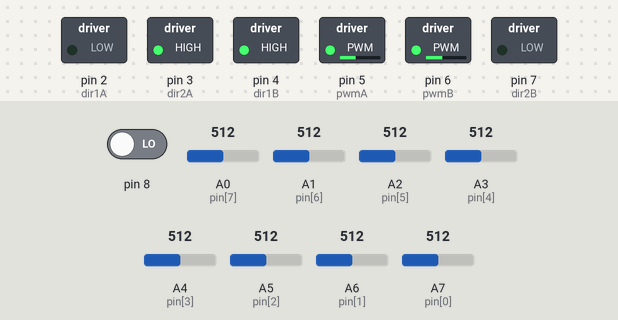
This sketch was run on a simulated Arduino Nano, built with avr-gcc and run on an emulated ATmega328P. On the bench: switched loads named in the sketch (green lamp = pin HIGH). Inputs (shaded band) come from the test bench; at power-on: A0 (pin[7]) = 512, A1 (pin[6]) = 512, A7 (pin[0]) = 512, A6 (pin[1]) = 512, A4 (pin[3]) = 512, A5 (pin[2]) = 512, pin 8 LOW, A2 (pin[5]) = 512, A3 (pin[4]) = 512.

Above: at 1.8 s.
1.9 s: A0 (pin[7]) set to 716
At 3.1 s:
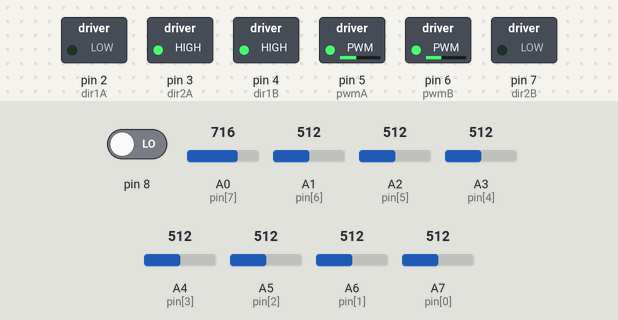
3.4 s: A1 (pin[6]) set to 716
At 4.2 s:
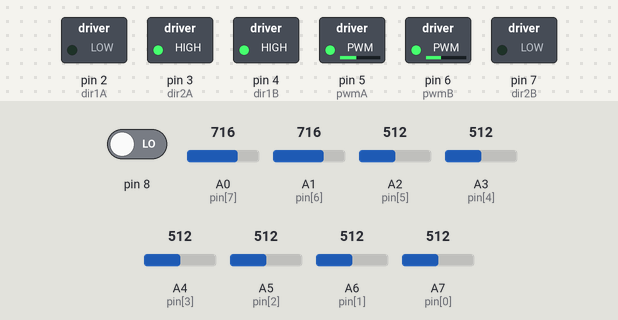
4.9 s: A7 (pin[0]) set to 716
At 5.4 s:
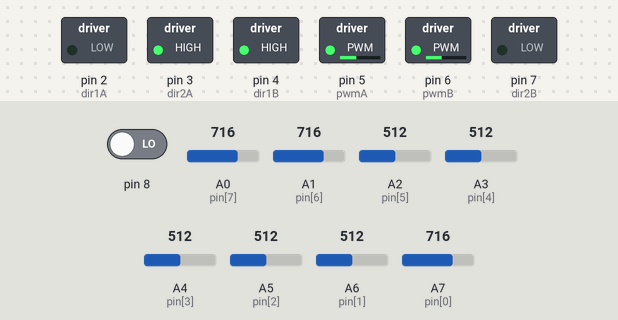
6.4 s: A6 (pin[1]) set to 80
At 7.6 s:
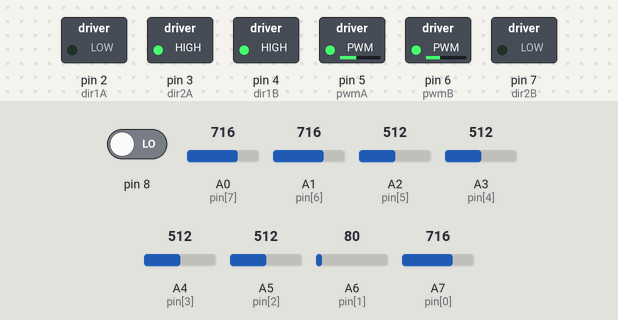
7.9 s: A4 (pin[3]) set to 716
At 8.9 s:
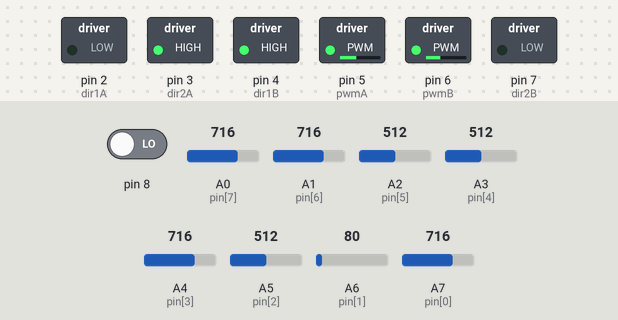
9.4 s: A5 (pin[2]) set to 306
At 10.0 s:
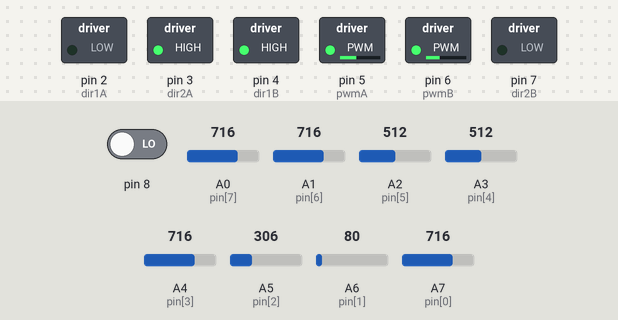
Timing chart, 0 to 11.9 s (numbered marks = the images above; inputs shaded):
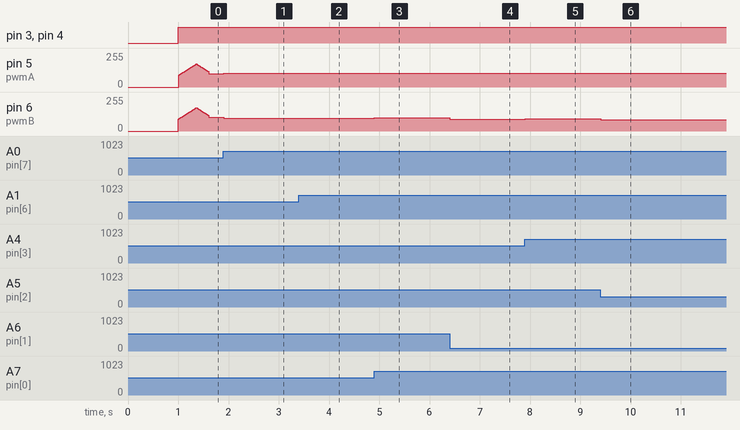

Measured:
- after the input at 1.9 s, pin 5 (pwmA): 99/255 → 102/255 at once; pin 6 (pwmB): 102/255 → 96/255 at once
- after the input at 3.4 s, pin 6 (pwmB): 96/255 → 94/255 at once
- after the input at 4.9 s, pin 6 (pwmB): 94/255 → 99/255 at once
- after the input at 6.4 s, pin 6 (pwmB): 99/255 → 89/255 at once
- after the input at 7.9 s, pin 6 (pwmB): 89/255 → 91/255 at once
- after the input at 9.4 s, pin 6 (pwmB): 91/255 → 86/255 at once
- by itself, pin 5 (pwmA): rises from 0/255 to 173/255 in 0.35 s, then falls to 99/255 in 0.25 s
- by itself, pin 6 (pwmB): rises from 0/255 to 173/255 in 0.35 s, then falls to 102/255 in 0.26 s

The sketch:

MRC_Charity2024.ino
```cpp
#include <Adafruit_MCP3008.h>
Adafruit_MCP3008 NEW;
#define L 100
#define R 101

//define pin motorA
#define dir1A 2
#define dir2A 3
#define pwmA 5

//define pin motorB
#define dir1B 4
#define dir2B 7
#define pwmB 6
#define numsensor 8
// int pin[numsensor] = {A0, A1, A2, A3, A4, A5, A6, A7};
int pin[numsensor] = {A7, A6, A5, A4, A3, A2, A1, A0};
int MAX[numsensor] = {633,	629,	622,	634,	622,	630,	635,	664};  //เอาค่า max มาลบ 100 เช่น 982-100 = 882
int MIN[numsensor] = { 140,	139,	137,	140,	141,	139,	142,	182 };
unsigned long F[numsensor];
int last_value = 0;

float leftmotor, rightmotor, position, lasterror, powermotor, error;

void setup() {
  Serial.begin(9600);
  pinMode(dir1A, OUTPUT);
  pinMode(dir2A, OUTPUT);
  pinMode(pwmA, OUTPUT);
  pinMode(dir1B, OUTPUT);
  pinMode(dir2B, OUTPUT);
  pinMode(pwmB, OUTPUT);
  // (sck, mosi, miso, cs);
  //^ begin(cl, mo, mi, ce);
  // NEW.begin(A0, A1, A2, A3);

  // view();
  // viewReadLine();
  // while (true) {
  //   Read();
  // }


  //waitSW part1
  while (digitalRead(8) == 1)
    ;

  //waitSW part2
  // while(true){
  //   if(digitalRead(8) == 1){
  //     break;
  //   }
  // }

  delay(1000);
  tfade(600,35,100,0.15);
  curve(L,300,40);
  tfade(650,35,90,0.15);
  curve(L,300,40);
  tfade(1050,35,90,0.1);
  curve(R,300,40);
  tfade(800,35,90,0.09);

  // curve(L,300,40);
  // tfade(500,45,100,0.05);
  // curve(R, 200);
  // curve(R, 200);
  // curve(L, 200);
  // curve(L, 200);


  // tfade(500,45,100,0.05);
  // curve(R, 200);
  // tfade(1050,45,100,0.05);
  // curve(L, 200);
  // tfade(1300,45,100,0.05);
  // curve(R, 350);
  // tfade(1400,45,100,0.05);
  // curve(L, 400);


//  motor(100, 100);
//  delay(1000);
  motor(0, 0);
}
  // tfade(1400); strant


void loop() {
  motor(0, 0);
  Serial.println(digitalRead(8));
}


void view() {
  while (true) {
    for (int i = 0; i < numsensor; i++) {
      Serial.print(analogRead(pin[i]));
      Serial.print(",\t");
    }
    Serial.println("");
  }
}

void motor(int speedL, int speedR) {
  speedL = (speedL * 255) / 100;
  speedR = (speedR * 255) / 100;

  //motor Left speed
  if (speedL == 0) {
    digitalWrite(dir1A, HIGH);
    digitalWrite(dir2A, HIGH);
    analogWrite(pwmA, 0);
  } else if (speedL > 0) {
    digitalWrite(dir1A, LOW);
    digitalWrite(dir2A, HIGH);
    analogWrite(pwmA, speedL);  //50 = 50
  } else {
    digitalWrite(dir1A, HIGH);
    digitalWrite(dir2A, LOW);
    analogWrite(pwmA, -speedL);  //-(-50) = 50
  }

  //motor Right speed
  if (speedR == 0) {
    digitalWrite(dir1B, HIGH);
    digitalWrite(dir2B, HIGH);
    analogWrite(pwmB, 0);
  } else if (speedR > 0) {
    digitalWrite(dir1B, HIGH);
    digitalWrite(dir2B, LOW);
    analogWrite(pwmB, speedR);  //50 = 50
  } else {
    digitalWrite(dir1B, LOW);
    digitalWrite(dir2B, HIGH);
    analogWrite(pwmB, -speedR);  //-(-50) = 50
  }
}

void Read() {
  // int x = 0;
  // int count = 0;
  // for (int i = numsensor - 1; i > -1; i--) {
  //   x = map(NEW.readADC(i), MIN[i], MAX[i], 1000, 0);
  //   if (x > 1000) x = 1000;
  //   if (x < 0) x = 0;
  //   F[count] = x;
  //   count++;
  // }
  int x = 0;
  for (int i = 0; i < numsensor; i++) {
    x = map(analogRead(pin[i]), MIN[i], MAX[i], 0, 1000);
    if (x > 1000) x = 1000;
    if (x < 0) x = 0;
    F[i] = x;
  }
}

int ReadLine() {
  unsigned long avg = 0, sum = 0;
  int online = 0;
  Read();
  for (int i = 0; i < numsensor; i++) {
    if (F[i] > 200) {
      online = 1;
    }
    if (F[i] > 50) {
      avg = avg + (F[i] * (i * 1000));
      sum = sum + F[i];
    }
  }
  if (online == 0) {
    if (last_value > (numsensor - 1) * 1000 / 2) {
      return (numsensor - 1) * 1000;
    } else {
      return 0;
    }
  } else {
    last_value = avg / sum;
  }
  return last_value;
}

void viewReadLine() {
  while (true) {
    for (int i = 0; i < numsensor; i++) {
      Serial.print(F[i]);
      Serial.print(",\t");
    }
    Serial.println(ReadLine());
  }
}

//Kp แกะเส้น
//Kd

void tn(float Speed, float Kp, float Kd) {
  position = ReadLine();
  error = position - 3500;
  powermotor = (Kp * error) + (Kd * (error - lasterror));
  lasterror = error;
  leftmotor = Speed + powermotor;
  rightmotor = Speed - powermotor;
  if (leftmotor > Speed) leftmotor = Speed;
  if (leftmotor < -Speed) leftmotor = -Speed;
  if (rightmotor > Speed) rightmotor = Speed;
  if (rightmotor < -Speed) rightmotor = -Speed;
  motor(leftmotor, rightmotor);
}

void ttime(float speed, float kp, float kd, long timer) {
  unsigned long last_time = millis();
  while (millis() - last_time <= timer) {
    tn(speed, kp, kd);
  }
}

//line 45 degree celles
void trr(float speed, float kp, float kd) {
  ReadLine();
  while (F[7] > 200) {
    tn(speed, kp, kd);
  }
  ReadLine();
  while (F[4] < 400 or F[7] < 400) {
    tn(speed, kp, kd);
  }
}

void tll(float speed, float kp, float kd) {
  ReadLine();
  while (F[0] > 200) {
    tn(speed, kp, kd);
  }
  ReadLine();
  while (F[0] < 400 or F[3] < 400) {
    tn(speed, kp, kd);
  }
}

void tr(float speed, float kp, float kd) {
  ReadLine();
  while (F[7] > 200) {
    tn(speed, kp, kd);
  }
  ReadLine();
  while (F[7] < 400) {
    tn(speed, kp, kd);
  }
}

void tl(float speed, float kp, float kd) {
  ReadLine();
  while (F[0] > 200) {
    tn(speed, kp, kd);
  }
  ReadLine();
  while (F[0] < 400) {
    tn(speed, kp, kd);
  }
}

void t(float speed, float kp, float kd) {
  ReadLine();
  while (F[0] > 200 or F[7] > 200) {
    tn(speed, kp, kd);
  }
  ReadLine();
  while (F[0] < 400 or F[7] < 400) {
    tn(speed, kp, kd);
  }
}

void move(int speedL, int speedR, int Timer) {
  motor(speedL, speedR);
  delay(Timer);
}

void l() {
  move(-30, 30, 0);
  ReadLine();
  while (F[0] > 200) {
    ReadLine();
  }
  ReadLine();
  while (F[0] < 400) {
    ReadLine();
  }
}

void r() {
  move(30, -30, 0);
  ReadLine();
  while (F[7] > 200) {
    ReadLine();
  }
  ReadLine();
  while (F[7] < 400) {
    ReadLine();
  }
}
```

HelloWorld.ino
```cpp
  // tfade(325,40,90,0.1);
  // curve(L, 400);
  // tfade(550,40,90,0.1);
  // curve(L, 400);
  // tfade(900,40,90,0.1);
  // curve(R, 400);
  // tfade(600,40,90,0.1);
  // curve(L, 300);
  // tfade(550,40,100,0.1);

  // curve(R, 400);
  // ttime(40,0.017,0.1, 1100);

  // tfade(500,40,100,0.1);
  // curve(R, 400);
  // tfade(700,40,100,0.1);
  // curve(L, 400);
  // tfade(950,40,100,0.1);
  // curve(R, 400);
  // tfade(1200,35,90,0.1);
  // curve(L, 400);

  // //phase 2
  // tfade(250,40,100,0.1);
  // curve(L, 400);
  // ttime(40,0.015,0.05,2300);
  // curve(L, 200);
  // tfade(150,40,100,0.1);
  // curve(R, 400);
  // tfade(400,40,100,0.1);
  // curve(R, 400);
  // ttime(40,0.015,0.05,900);
  // tfade(500,40,100,0.1);

  // curve(L, 400);
  // tfade(200,40,100,0.1);
  // curve(R, 200);
  // tfade(200,40,100,0.1);
  // curve(R, 200);
  // tfade(100,40,100,0.1);
  // t(40,0.017,0.1);
  // t(40,0.017,0.1);
  // l();
  // tfade(300,40,100,0.1);
  // curve(R, 200);
  // ttime(40,0.015,0.05,1200);
  // tfade(900,40,100,0.1);
  // curve(L, 400);
  // tfade(700,40,100,0.1);
  // curve(L, 2000);


  
```

Newfunction.ino
```cpp
void func1(){
  tfade(400);
  curve(L, 300);
  tfade(650);
  curve(L, 300);
  tfade(1100);
  curve(R, 300);
  tfade(850);
  curve(L, 300);
  tfade(500,40,100,0.05);

  curve(R, 300);
  ttime(40,0.017,0.1, 1050);
  tfade(500,40,100,0.05);
  curve(R, 300);
  tfade(850);
  curve(L, 300);
  tfade(1100);
  curve(R, 300);
  tfade(1350,35,90,0.05);
  curve(L, 300);

}

void func2(){
  //haft
  tfade(399,40,90,0.06);
  curve(L, 300);
  ttime(40,0.017,0.1,2400);
  tfade(400);
  curve(R, 300,35);
  tfade(600);
  curve(R, 300,30);
  ttime(40,0.017,0.1,900);
  tfade(700);
  curve(L, 300,35);
  tfade(300);
  curve(R, 300,35);
  tfade(230);
  curve(R, 300);
  tfade(189);
  t(40,0.015,0.17);
  t(30,0.015,0.17);
  move(30,30,75);
  l();
  tfadeCross(400);
  curve(R, 300);
  curve(L, 100);
  ttime(40, 0.015,0.1, 900);
  tfade(1150);
  curve(L, 300);
  tfade(900);
  curve(L, 600);
  tfade(700);
  // curve(R, 300);
  // tfade(950);
  stop(300);
  // tfade(300);
  // ttime(40,0.017,0.1, 8000);
  // t(40,0.017,0.1);
  // t(40,0.017,0.1);
  // ttime(40,0.017,0.1, 100);
  // l();
  // tl(40,0.017,0.1);
  // ttime(40,0.017,0.1, 1800);
  // tfade(1400);
  // curve(L, 500);
  // tfade(1400);
  // curve(L, 5000);
}


void Goodboy(){
  ttime(30,0.017,0.1, 100);
  tfade(700);
  curve(L, 300);
  tfade(800);
  curve(L, 350);
  tfade(1250);
  curve(R, 350);
  tfade(1000);
  curve(L, 400);
  tfade(400);
  // ttime(40, 0.017,0.1, 1550);
  curve(R, 200);
  curve(R, 200);
  curve(L, 200);
  curve(L, 200);


  tfade(600);
  curve(R, 350);
  tfade(940);
  curve(L, 350);
  tfade(1240);
  curve(R, 350);
  tfade(1500);
  curve(L, 400);

  // //haft
  tfade(400);
  curve(L, 200);
  curve(L, 200);
  curve(L, 200);
  curve(R, 200);
  curve(L, 200);
  curve(R, 200);
  curve(L, 200);
  curve(L, 400);
  tfade(270);
  curve(R, 350);
  tfade(550);
  curve(R, 350);
  curve(R, 200);
  curve(L, 350);
  curve(L, 200);
  tfade(730);
  curve(L, 250);
  tfade(150);
  curve(R, 200);
  tfade(270);
  curve(R, 350);
  tfade(200);


  t(30,0.017,0.1);
  l();
  ttime(40,0.017,0.1,300);
  t(40,0.017,0.1);
  tfade(500);
  ttime(40,0.017,0.1,300);
  t(40,0.017,0.1);
  tfade(500);
  ttime(40,0.017,0.1,300);
  t(40,0.017,0.1);
  tfade(500);
  ttime(40,0.017,0.1,300);
  t(40,0.017,0.1);
  t(30,0.017,0.1);
  move(30, 30, 110);
  r();
  move(30, 30, 150);
  l();
  tfade(270);
  curve(R, 200);
  curve(L, 200);
  curve(R, 200);
  curve(L, 200);
  tfade(1250);
  curve(L, 200);
  tfade(1000);
  curve(L, 200);
  curve(R, 200);
  curve(L, 200);
  curve(L, 200);
  tfade(500);
  stop(400);
}

void Badboy(){
  ttime(30,0.017,0.1, 100);
  tfade(700);
  curve(L, 300);
  tfade(800);
  curve(L, 350);
  tfade(1250);
  curve(R, 350);
  tfade(1000);
  curve(L, 400);
  tfade(400);
  // ttime(40, 0.017,0.1, 1550);
  curve(R, 200);
  curve(R, 200);
  curve(L, 200);
  curve(L, 200);


  tfade(600);
  curve(R, 350);
  tfade(940);
  curve(L, 350);
  tfade(1140);
  curve(R, 350);
  tfade(1500);
  curve(L, 400);

  // //haft
  tfade(400);
  curve(L, 200);
  curve(L, 200);
  curve(L, 200);
  curve(R, 200);
  curve(L, 200);
  curve(R, 200);
  curve(L, 200);
  curve(L, 400);
  tfade(270);
  curve(R, 350);
  tfade(550);
  curve(R, 350);
  curve(R, 200);
  curve(L, 350);
  curve(L, 200);
  tfade(730);
  curve(L, 250);
  tfade(150);
  curve(R, 200);
  tfade(270);
  curve(R, 350);
  tfade(200);


  t(30,0.017,0.1);
  l();
  ttime(30,0.017,0.1,300);
  t(40,0.017,0.1);
  tfade(350);
  ttime(40,0.017,0.1,300);
  t(40,0.017,0.1);
  tfade(350);
  ttime(40,0.017,0.1,300);
  t(40,0.017,0.1);
  tfade(400);
  ttime(40,0.017,0.1,300);
  t(40,0.017,0.1);
  t(30,0.017,0.1);
  move(30, 30, 110);
  r();
  move(30, 30, 150);
  l();
  tfade(270);
  curve(R, 200);
  curve(L, 200);
  curve(R, 200);
  curve(L, 200);
  tfade(1000,50,90,0.03);
  curve(L, 200);
  tfade(900);
  curve(L, 200);
  curve(R, 200);
  curve(L, 200);
  curve(L, 200);
  tfade(500);
  stop(400);
}

void Lnwza(){
  ttime(30,0.017,0.1, 100);
  tfade(600);
  curve(L, 400);
  tfade(750);
  curve(L, 400);
  tfade(1120);
  curve(R, 400);
  tfade(900);
  curve(L, 350);
  tfade(400,40,90,0.05);
  // ttime(40, 0.017,0.1, 1550);
  curve(R, 200);
  curve(R, 200);
  curve(L, 200);
  curve(L, 200);


  tfade(500);
  curve(R, 350);
  tfade(850);
  curve(L, 350);
  tfade(1150);
  curve(R, 350);
  tfade(1500);
  curve(L, 400);

  // //haft
  tfade(400,40,90,0.05);
  curve(L, 200);
  curve(L, 200);
  curve(L, 200);
  curve(R, 200);
  curve(L, 200);
  curve(R, 200);
  curve(L, 200);
  curve(L, 400);
  tfade(270,40,90,0.05);
  curve(R, 350);
  tfade(550,40,90,0.05);
  curve(R, 350);
  curve(R, 200);
  curve(L, 350);
  curve(L, 200);
  tfade(700);
  curve(L, 250);
  tfade(150,40,90,0.05);
  curve(R, 200);
tfade(270,40,90,0.05);
  curve(R, 350);
tfade(200,40,90,0.05);
  t(35,0.017,0.1);
  t(30,0.017,0.1);
  move(30, 30, 110);
  l();
tfade(270,40,90,0.05);
  curve(R, 200);
  curve(L, 200);
  curve(R, 200);
  curve(L, 200);
  tfade(1100);
  curve(L, 200);
  tfade(800);
  curve(L, 200);
  curve(R, 200);
  curve(L, 200);
  curve(L, 200);
  tfade(500,40,90,0.05);
  stop(400);
}
```

acculated.ino
```cpp
void tfade(long timer){
  float speedup = 40;
  float speeddown = 90;
  float timer70 = timer * 0.6;
  float timer30 = timer * 0.4;
  unsigned long LT = millis();
  while(millis()-LT <= timer70){
    speedup = speedup + 0.05;
    if(speedup >= 90) speedup = 90;
    tn(speedup,0.015,0.17);
  }
  speeddown = speedup;
  LT = millis();
  while(millis()-LT <= timer30){
    speeddown = speeddown - 0.05;
    if(speeddown <= 40) speeddown = 40;
    tn(speeddown,0.015,0.15);
  }
}


void stop(long timer){
  float speeddown = 40;
  unsigned long LT = millis();
  while (millis() - LT <= timer) {
    speeddown = speeddown - 0.05;
    if(speeddown <= 0) speeddown = 0;
    tn(speeddown,0.01,0.1);
  }
}

void curve(int direction,int timer){
  if(direction == L){
    tl(35,0.01,0.1);
  }else if(direction == R){
    tr(35,0.01,0.1);
  }
  ttime(35,0.017,0.1,timer);
}

void curve(int direction,int timer,int Speed){
  if(direction == L){
    tl(Speed,0.01,0.1);
  }else if(direction == R){
    tr(Speed,0.01,0.1);
  }
  ttime(Speed,0.017,0.1,timer);
}

//example
//tfade(1200,40,90,0.05);
void tfade(long timer,long min,long max,float timetofade){
  float speedup = min;
  float speeddown = max;
  float timer70 = timer * 0.6;
  float timer30 = timer * 0.4;
  unsigned long LT = millis();
  while(millis()-LT <= timer70){
    speedup = speedup + timetofade;
    if(speedup >= max) speedup = max;
    tn(speedup,0.015,0.17);
  }
  speeddown = speedup;
  LT = millis();
  while(millis()-LT <= timer30){
    speeddown = speeddown - timetofade;
    if(speeddown <= min) speeddown = min;
    tn(speeddown,0.015,0.15);
  }
}

void upp(long timer,long min,long max,float timetofade){
  float speedup = min;
  float speeddown = max;
  unsigned long LT = millis();
  while(millis()-LT <= timer){
    speedup = speedup + timetofade;
    if(speedup >= max) speedup = max;
    tn(speedup,0.015,0.17);
  }
}


void tfadeCross(long timer){
  float speedup = 40;
  float speeddown = 90;
  float timer70 = timer * 0.6;
  float timer30 = timer * 0.4;
  unsigned long LT = millis();
  while(millis()-LT <= timer70){
    speedup = speedup + 0.05;
    if(speedup >= 90) speedup = 90;
    ReadLine();
    if(F[0] > 200 && F[7] > 200){
      move(speedup, speedup, 0);
    }else{
      tn(speedup,0.015,0.17);
    }
  }
  speeddown = speedup;
  LT = millis();
  while(millis()-LT <= timer30){
    speeddown = speeddown - 0.05;
    if(speeddown <= 40) speeddown = 40;
    ReadLine();
    if(F[0] > 200 or F[7] > 200){
      move(speeddown, speeddown, 0);
    }else{
      tn(speeddown,0.015,0.15);
    }
  }
}


void _Left(long timer){
  float speeddown = 50;
  unsigned long LT = millis();
  while (millis() - LT <= timer) {
    speeddown = speeddown - 0.01;
    if(speeddown <= 0) speeddown = 0;
    motor(-speeddown, speeddown);
  }
}
```
